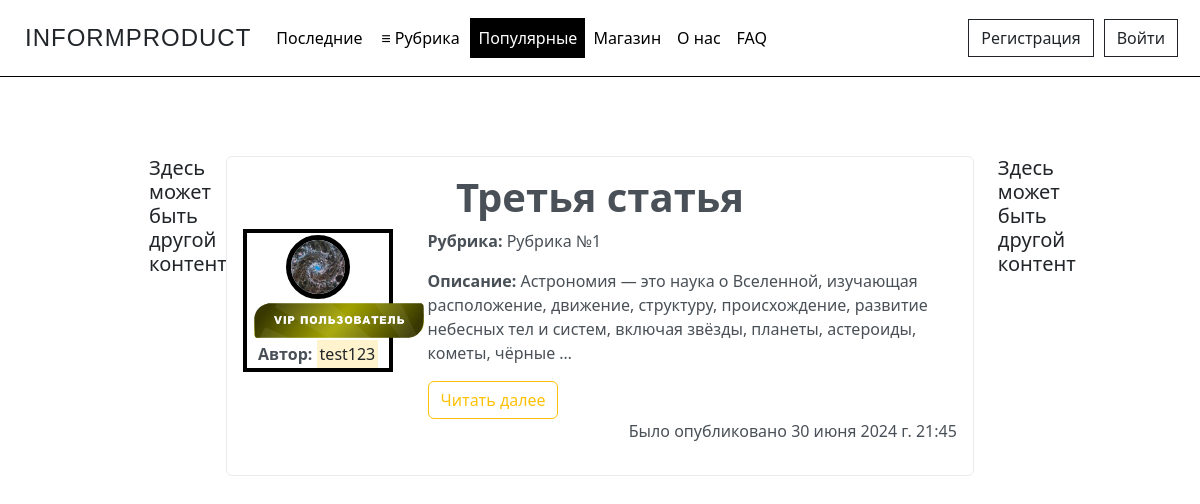
The app's page /popular with its own data.
### journal/models.py (models this page shows, shortened)
class Article(models.Model):
    CATEGORY_CHOICES = [
        ('Category №1', 'Рубрика №1'),
        ('Category №2', 'Рубрика №2'),
        ('Category №3', 'Рубрика №3'),
        ('Category №4', 'Рубрика №4'),
        ('Category №5', 'Рубрика №5'),
    ]
    title = models.CharField('Название', max_length=100)
    description = models.TextField('Описание')
    text = models.TextField('Основной текст')
    category = models.CharField(max_length=50, verbose_name='Рубрика', choices=CATEGORY_CHOICES, default='Рубрика №1')
    author = models.ForeignKey(User, verbose_name='Автор', on_delete=models.CASCADE)
    publication = models.BooleanField('Статус публикации', default=False)
    date = models.DateTimeField('Дата', default=timezone.now)
    likes = models.IntegerField('Количество лайков', default=0)
    img = models.ImageField('Превью', default='default_preview.png', upload_to='preview_images')
    class Meta:
        verbose_name = 'Статью'
        verbose_name_plural = 'Статьи'

### users/models.py (models this page shows, shortened)
class Profile(models.Model):
    STATUS_CHOICES = {
        ('User', 'Пользователь'),
        ('User VIP', 'VIP пользователь'),
        ('Admin', 'Администратор'),
    }
    user = models.OneToOneField(User, verbose_name='Имя пользователя', on_delete=models.CASCADE)
    img = models.ImageField('Фото пользователя', default='default_user.png', upload_to='user_images')
    status = models.CharField(max_length=20, verbose_name='Статус пользователя', choices=STATUS_CHOICES, default='User')
    vip_status_expiry = models.DateTimeField(verbose_name='Окончание VIP статуса', null=True, blank=True)
    class Meta:
        verbose_name = 'Профаил'
        verbose_name_plural = 'Профайлы'

### journal/views.py (the view)
# urls.py: path('popular', views.PopularView.as_view(), name='popular'),
class PopularView(ListView):
    model = Article
    template_name = 'journal/popular.html'
    context_object_name = 'Article'
    peginate = 3
    def get_queryset(self):
        return Article.objects.filter(publication=True).filter(
            Q(author__profile__status='User VIP') | Q(likes__gte=5)
        ).order_by('-likes')

### journal/templates/journal/popular.html (shortened to what this page needs)
{% extends 'journal/base.html' %}
{% block popular_active %}
  active
{% endblock %}
{% block content %}
    <div class="container mt-5">
      <div class="row">
        <div class="col-md-1 sidebar">
          <h5>Здесь может быть другой контент</h5>
        </div>
        <div class="col-md-10">
          {% for article in Article %}
          <div class="alert alert-light">
            <div class="row">
                <h1 style="text-align: center;"><strong>{{ article.title}}</strong></h1>
              <div class="col-md-3">
                <a href="{% url 'user-articles' article.author %}" class="no-underline">
                  <div class="profile-container">
                    <img src="{{ article.author.profile.img.url }}" alt="{{ article.author }}" class="user_images">
                    {% if article.author.profile.status == 'User' %}
                    <img src="pictures/main_page/user_label.png" alt="Badge" width="180">
                    {% elif article.author.profile.status == 'Admin' %}
                    <img src="pictures/main_page/admin_label.png" alt="Badge" width="180">
                    {% else %}
                    <img src="pictures/main_page/user_vip_label.png" alt="Badge" width="180">
                    {% endif %}
                    <p><b>Автор:</b> <mark>{{ article.author.username }}</mark></p>
                  </div>
                </a>
              </div>
              <div class="col-md-9">
                <p><b>Рубрика:</b> {{ article.get_category_display }}</p>
                <p><b>Описание: </b>{{ article.description|striptags|truncatechars:180}}</p>
                  <a class="btn btn-outline-warning" href="{%  url 'articles-detail' article.id %}">Читать далее</a>
                <p class="right-align">Было опубликовано {{ article.date }}</p>
              </div>
            </div>
          </div>
          {% endfor %}
        </div>
        <div class="col-md-1 sidebar">
          <h5>Здесь может быть другой контент</h5>
        </div>
      </div>
    </div>
{% endblock %}

### journal/static/journal/main.css (style rules this page uses)
.user_images { width: 64px; height: 64px; border-radius: 50%; border: 5px solid #000; object-fit: cover; margin-right: 15px; }
body { background-repeat: no-repeat; background-size: cover; background-attachment: fixed; background-position: center; padding-top: 60px; }
.alert-light { background-color: rgba(255, 255, 255, 0.8); }
.profile-container { border: 4px solid #000; padding: 2px; width: 150px; text-align: center; }
.profile-container p { margin: 0; }
.user_images { display: block; margin: 0 auto; }
.right-align { text-align: right; }
.no-underline { text-decoration: none; color: inherit; }

### records on screen
Article: title "Третья статья", author.profile.img (picture), author.username "test123", category "Рубрика №1", description "Астрономия — это наука о Вселенной, изучающая расположение, движение, структуру, происхождение, развитие небесных тел и систем, включая звёзды, планеты, астероиды, кометы, чёрные …", date "30 июня 2024 г. 21:45"
